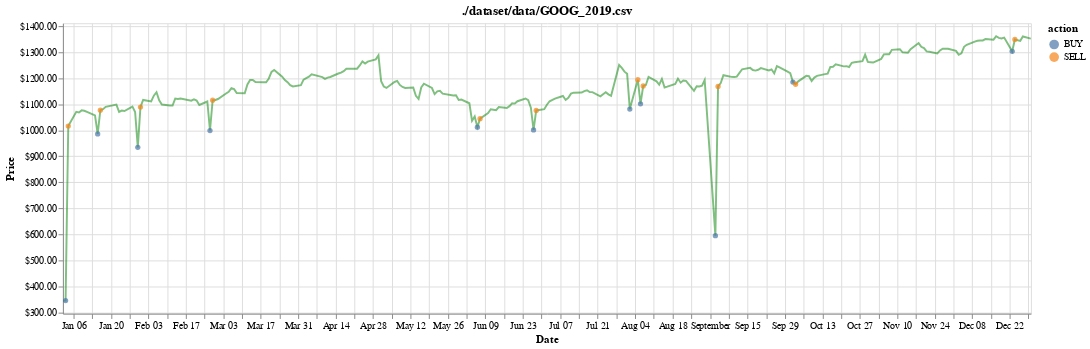

Here is the notebook cell this chart was saved with:
### Code cell
chart = visualize(df, history, title=test_stock)
chart

### Figure 1 — Vega-Lite specification as saved in the notebook (floating-point values rounded to 4 significant figures; data arrays with more than 128 entries replaced by an {"elided": "..."} marker saying what was removed)
{"config": {"view": {"continuousWidth": 400, "continuousHeight": 300}}, "layer": [{"mark": {"type": "line", "color": "green", "opacity": 0.5}, "encoding": {"x": {"field": "date", "type": "temporal"}, "y": {"axis": {"format": "$.2f", "title": "Price"}, "field": "position", "scale": {"clamp": true, "domain": [295.1, 1411.0]}, "type": "quantitative"}}, "selection": {"selector045": {"type": "interval", "bind": "scales", "encodings": ["x"]}}}, {"mark": {"type": "point", "filled": true}, "encoding": {"color": {"field": "action", "type": "nominal"}, "x": {"axis": {"title": "Date"}, "field": "date", "type": "temporal"}, "y": {"axis": {"format": "$.2f", "title": "Price"}, "field": "position", "scale": {"clamp": true, "domain": [295.1, 1411.0]}, "type": "quantitative"}}, "selection": {"selector046": {"type": "interval", "bind": "scales", "encodings": ["x"]}}, "transform": [{"filter": "(datum.action !== 'HOLD')"}]}], "data": {"name": "data-37ecd8d4f582bf8c3af354f4a4a33b74"}, "height": 300, "title": "./dataset/data/GOOG_2019.csv", "width": 1000, "$schema": "https://vega.github.io/schema/vega-lite/v4.17.0.json", "datasets": {"data-37ecd8d4f582bf8c3af354f4a4a33b74": {"elided": "251 records"}}}
